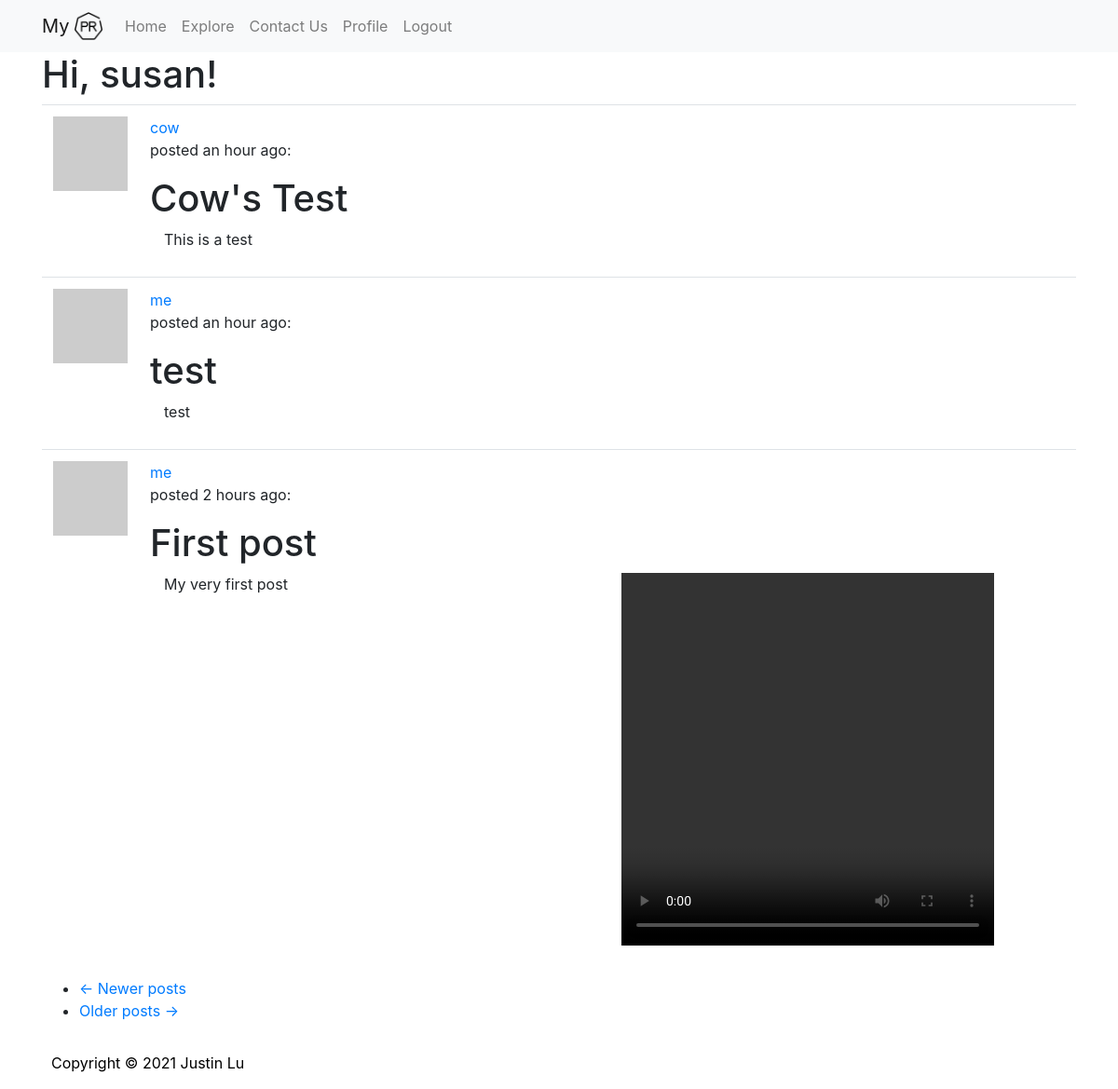
Page /explore (signed in) on the committed database.
### app/models.py (models this page shows, shortened)
class User(UserMixin, db.Model):
    id = db.Column(db.Integer, primary_key=True)
    username = db.Column(db.String(64), index=True, unique=True)
    email = db.Column(db.String(120), index=True, unique=True)
    password_hash = db.Column(db.String(128))
    posts = db.relationship('Post', backref='author', lazy='dynamic')
    about_me = db.Column(db.String(140))
    last_seen = db.Column(db.DateTime, default=datetime.utcnow)
    followed = db.relationship(
        'User', secondary=followers,
        primaryjoin=(followers.c.follower_id == id),
        secondaryjoin=(followers.c.followed_id == id),
        backref=db.backref('followers', lazy='dynamic'), lazy='dynamic')
    def avatar(self, size):
        digest = md5(self.email.lower().encode('utf-8')).hexdigest()
        return 'https://www.gravatar.com/avatar/{}?d=identicon&s={}'.format(
            digest, size)

class Post(db.Model):
    id = db.Column(db.Integer, primary_key=True)
    title = db.Column(db.String(20))
    body = db.Column(db.String(140))
    img = db.Column(db.String(250))
    timestamp = db.Column(db.DateTime, index=True, default=datetime.utcnow)
    user_id = db.Column(db.Integer, db.ForeignKey('user.id'))

### app/main/routes.py (the view)
@bp.route('/explore')
@login_required
def explore():
    page = request.args.get('page', 1, type=int)
    posts = Post.query.order_by(Post.timestamp.desc()).paginate(
        page, current_app.config['POSTS_PER_PAGE'], False)
    next_url = url_for('main.explore', page=posts.next_num) \
        if posts.has_next else None
    prev_url = url_for('main.explore', page=posts.prev_num) \
        if posts.has_prev else None
    return render_template('index.html', title='Explore',
                           posts=posts.items, next_url=next_url,
                           prev_url=prev_url)

### app/models.py (called while the page is built)
@login.user_loader
def load_user(id):
    return User.query.get(int(id))

### app/templates/index.html (shortened to what this page needs)
{% extends "base.html" %}
{% import 'bootstrap/wtf.html' as wtf %}
{% block app_content %}
    <h1>Hi, {{ current_user.username }}!</h1>
    {% for post in posts %}
        {% include '_post.html' %}
    {% endfor %}
    <nav aria-label="...">
        <ul class="pager">
            <li class="previous{% if not prev_url %} disabled{% endif %}">
                <a href="{{ prev_url or '#' }}">
                    <span aria-hidden="true">&larr;</span> Newer posts
                </a>
            </li>
            <li class="next{% if not next_url %} disabled{% endif %}">
                <a href="{{ next_url or '#' }}">
                    Older posts <span aria-hidden="true">&rarr;</span>
                </a>
            </li>
        </ul>
    </nav>
{% endblock %}

### app/templates/_post.html
<table class="table table-hover">
        <tr>
            <td width="70px">
                <a href="{{ url_for('main.user', username=post.author.username) }}">
                    <img src="{{ post.author.avatar(70) }}" />
                </a>
            </td>
            <td>
                <a href="{{ url_for('main.user', username=post.author.username) }}">
                    {{ post.author.username }}
                </a>
                <p> posted {{ moment(post.timestamp).fromNow() }}: </p>
                <h1> {{ post.title}} </h1>
                <div class="container">
                    <div class="row special">
                        <div class="col-sm">
                            {{ post.body }}
                        </div>
                        <div class="col-sm">
                {% if post.img == "None" %}
                {% elif post.img[-3:] == "jpg" or post.img[-3:] == "png" %}
                        <img src="{{ post.img }}" alt="User's Media Content" width="400" height="400">
                {% elif post.img[-3:] == "mp4" %}
                    <video width="400" height="400" controls>
                         <source src="{{ post.img }}" type="video/mp4" alt="User's Video">
                   </video>
                {% endif %}
                        </div>
                    </div>
                </div>
            </td>
        </tr>
</table>

### app/static/css/main.css (style rules this page uses)
html, body { height: 100%; }

### rows in the picture
User: username "susan"
Post: author.username "cow", timestamp "an hour ago", title "Cow's Test", body "This is a test"
Post: author.username "me", timestamp "an hour ago", title "test", body "test"
Post: author.username "me", timestamp "2 hours ago", title "First post", body "My very first post"
